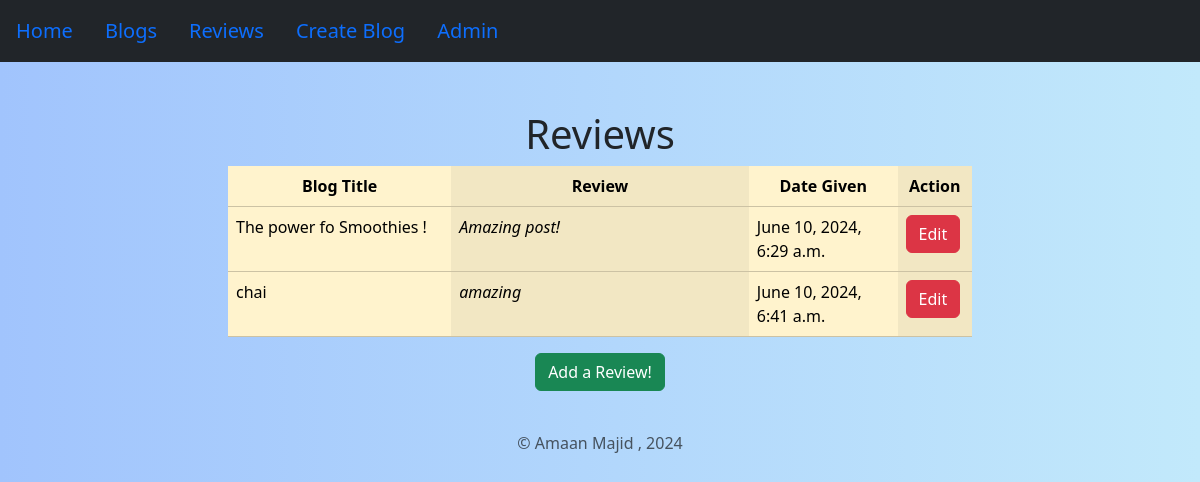
The page /blog/reviews on the database as committed earlier.
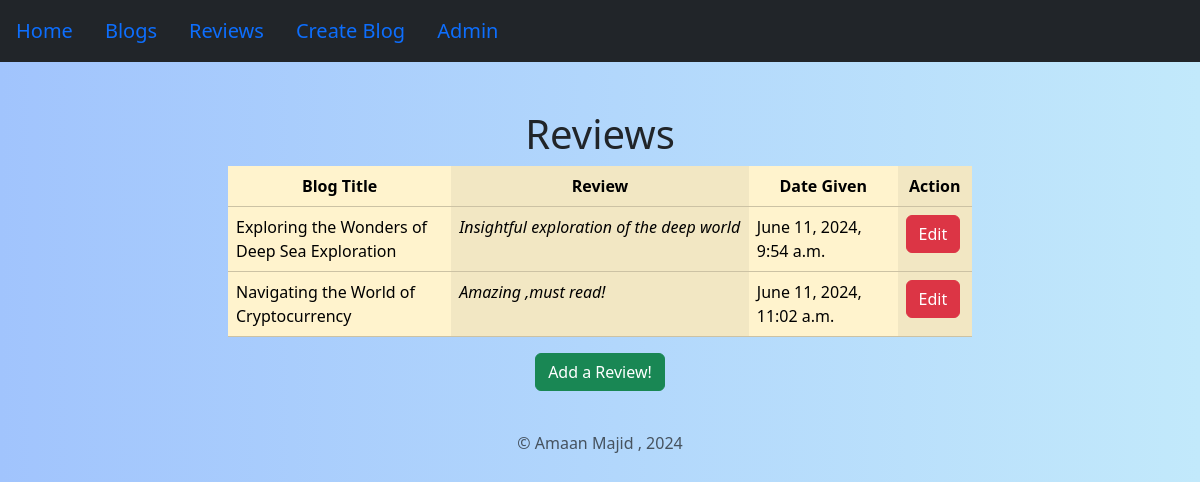
The same page on the database as committed later.
### blog/models.py (models this page shows, shortened)
class blogReviews(models.Model):
    blog=models.ForeignKey(blogPosts,on_delete=models.CASCADE,related_name='reviews')
    comment=models.TextField()
    date_added=models.DateTimeField(default=timezone.now)

class blogPosts(models.Model):
    title=models.CharField(max_length=100)
    content=models.TextField()
    author=models.CharField(max_length=50)
    image=models.ImageField(upload_to='blogs/')
    date_added=models.DateTimeField(default=timezone.now)
    def __str__(self):
        return self.title

### blog/views.py (the view)
# urls.py: path('reviews',views.reviews,name="reviews"),
def reviews(request):
    reviews=blogReviews.objects.all()
    return render(request,'reviews.html',{'reviews':reviews})

### blog/templates/reviews.html (shortened to what this page needs)
{% extends "layout.html" %}
{% block content %}
<h1 class="text-center">Reviews</h1>
{% if reviews %}
<div class="d-flex justify-content-center">
  <div class="col-sm-8">
    <table class="table table-warning table-hover table-striped-columns">
      <thead>
        <tr>
          <th scope="col" style="width: 30%; text-align:center">Blog Title</th>
          <th scope="col" style="width: 40%; text-align:center">Review</th>
          <th scope="col" style="width: 20%; text-align:center">Date Given</th>
          <th scope="col" style="width: 10%; text-align:center">Action</th>
        </tr>
      </thead>
      <tbody>
        {% for review in reviews %}
        <tr>
          <td>{{review.blog}}</td>
          <td><em>{{review.comment}}</em></td>
          <td>{{review.date_added}}</td>
          <td><a href="{% url 'update_review' review.id %}"class="btn btn-danger btn-m">Edit</a></td>
        </tr>
        {% endfor %}
      </tbody>
    </table>
  </div>
</div>
{% else %}
<h2 class="text-center">No Reviews</h2>
{% endif %}
<div class="d-flex justify-content-center">
    <form action="{% url 'add_review' %}">
        <button type="submit" class="btn btn-success">Add a Review!</button>
    </form>
</div>
{% endblock %}

Rows that differ between the two databases and show on the page:
removed blogReviews: blog "The power fo Smoothies !", comment "Amazing post!", date_added "June 10, 2024, 6:29 a.m."
removed blogReviews: blog "chai", comment "amazing", date_added "June 10, 2024, 6:41 a.m."
added blogReviews: blog "Exploring the Wonders of Deep Sea Exploration", comment "Insightful exploration of the deep world", date_added "June 11, 2024, 9:54 a.m."
added blogReviews: blog "Navigating the World of Cryptocurrency", comment "Amazing ,must read!", date_added "June 11, 2024, 11:02 a.m."
